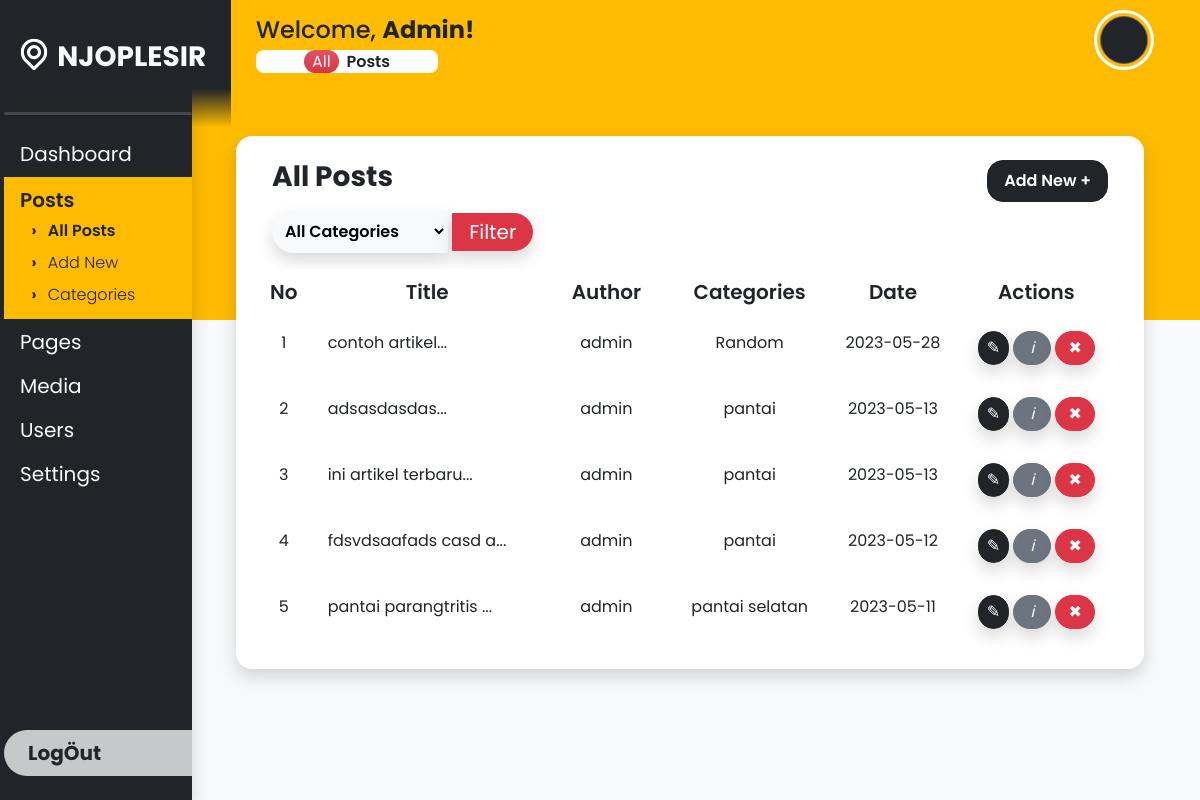
The app's page /post_all.php (signed in) with its own data.
### tables this page shows
CREATE TABLE `daftar_user` (
  `id` int NOT NULL AUTO_INCREMENT,
  `firstName` varchar(100) DEFAULT NULL,
  `lastName` varchar(100) DEFAULT NULL,
  `username` varchar(255) DEFAULT NULL,
  `email` varchar(255) DEFAULT NULL,
  `password` varchar(255) DEFAULT NULL,
  `photoProfileName` varchar(255) DEFAULT NULL,
  `role` varchar(255) DEFAULT NULL,
  `passwordRaw` varchar(255) DEFAULT NULL,
  PRIMARY KEY (`id`)
);

CREATE TABLE `daftar_artikel` (
  `id` int NOT NULL AUTO_INCREMENT,
  `titlePost` varchar(255) DEFAULT NULL,
  `authorPost` varchar(255) DEFAULT NULL,
  `editorPost` text,
  `categoryPost` varchar(255) DEFAULT NULL,
  `featureImage` varchar(255) DEFAULT NULL,
  `datePost` date DEFAULT NULL,
  PRIMARY KEY (`id`)
);

### post_all.php (the view, shortened to what this page needs)
<?php
    include "koneksi.php"; global $conn;
    $id = $_SESSION['id'];
    $query_login = mysqli_query($conn, "SELECT * FROM daftar_user WHERE id = $id");
    $result_login = mysqli_fetch_assoc($query_login);
    $role_login = $result_login['role'];
?>
<!DOCTYPE html>
<html lang="en">
<head>
    <link
        href="https://cdn.jsdelivr.net/npm/bootstrap@5.3.0-alpha1/dist/css/bootstrap.min.css"
        rel="stylesheet"
    />
</head>
<body class="bg-primary overflow-hidden bg-orange">
    <div class="row vh-100 bg-light">
    <div class="col-2 vh-100 bg-dark overflow-hidden shadow z-3 d-flex flex-column justify-content-between align-items-start p-0 ps-3">
            <div class="d-flex flex-column justify-content-start align-items-start w-100 position-relative overflow-y-auto sidebar">
                <div id="logoCompany" class="d-flex justify-content-center align-items-center">
                    <a href="dashboard.php" class="nav-link" style="transform:translateX(-7px) translateY(7px)">
                        <span class="fs-3 fw-bold text-light">NJOPLESIR</span>
                    </a>
                </div>
                <hr class="lineGray text-center w-100 bg-white border-0 rounded-3">
                <div class="nav-side text-white w-100 pb-2">
                    <a href="dashboard.php" class="nav-link w-100 fs-5 py-2 ps-3 fw-normal text-light">
                        Dashboard
                    </a>
                    <div onclick="dropdownActive(this)" class="nav-link position-relative fs-5 py-2 bg-orange ps-3 fw-bold text-dark dropdown dropdown-active">
                        <span class="lh-1 py-2">Posts</span>
                        <a href="post_all.php" class="nav-link fw-semibold"><li class="lh-1 py-2 fs-6">All Posts</li></a>
                        <a href="post_new.php" class="nav-link fw-light"><li class="lh-1 py-2 fs-6">Add New</li></a>
                        <a href="post_categories.php" class="nav-link fw-light"><li class="lh-1 py-2 fs-6">Categories</li></a>
                    </div>
                    <?php if($role_login == "Admin") : ?>
                    <div onclick="dropdownActive(this)" class="nav-link position-relative fs-5 py-2 ps-3 fw-normal text-light dropdown">
                        <span class="lh-1 py-2">Pages</span>
                        <a href="page_all.php" class="nav-link fw-light"><li class="lh-1 py-2 fs-6">All Pages</li></a>
                    </div>
                    <?php else : ?>
                    <?php endif; ?>
                    <?php if($role_login == "Admin") : ?>
                    <div onclick="dropdownActive(this)" class="nav-link position-relative fs-5 py-2 ps-3 fw-normal text-light dropdown">
                        <span class="lh-1 py-2">Media</span>
                        <a href="media_library.php" class="nav-link fw-light"><li class="lh-1 py-2 fs-6">Library</li></a>
                    </div>
                    <?php else : ?>
                    <?php endif; ?>
                    <div onclick="dropdownActive(this)" class="nav-link position-relative fs-5 py-2 ps-3 fw-normal text-light dropdown">
                        <span class="lh-1 py-2">Users</span>
                        <a href="user_all.php" class="nav-link fw-light"><li class="lh-1 py-2 fs-6">All Users</li></a>
                    </div>
                    <?php if($role_login == "Admin") : ?>
                    <a href="settings.php" class="nav-link position-relative fs-5 py-2 ps-3 fw-normal text-light dropdown">
                        <span class="lh-1 py-2">Settings</span>
                    </a>
                    <?php else : ?>
                    <?php endif; ?>
                </div>
            </div>
            <a href="logout_process.php" class="nav-link bg-white bg-opacity-75 text-dark w-100 py-2 ps-4 fs-5 mb-4 rounded-5 rounded-end-0 fw-bold">
                Log&Ouml;ut
            </a>
        </div>
        <div class="col-10 vh-100 position-relative bg-light overflow-y-auto z-1 d-flex flex-column justify-content-start align-items-start p-0">
            <div class="weltext position-absolute top-0 d-flex justify-content-between align-items-start px-5 py-3 pb-5 w-100 bg-orange">
                <h4 class="text-dark ms-3">
                    Welcome,
                    <span class="fw-bold"><?= ucwords($result_login['username']) ?>!</span>
                    <br>
                    <span class="fs-6 fw-semibold bg-white rounded-3 px-5">
                        <span class="me-1 bg-danger bg-gradient py-0 px-2 rounded-5 fs-6 text-center fw-normal text-white">All</span>
                        Posts
                    </span>
                </h4>
                <div class="d-flex justify-content-end align-items-center">
                    <div onclick="dropdownProfile(this)" class="profile me-3 rounded-circle bg-dark position-relative"
                    style="background-image:url('./assets/library_image/<?= $result_login['photoProfileName'] ?>')">
                    </div>
                </div>
            </div>
            <div class="position-absolute z-2 w-100 main">
                <div class="w-100 vh-auto row px-5 py-2 my-2">
                    <div class="bg-white col p-4 mx-2 rounded-4 row shadow">
                        <div class="w-100 d-flex justify-content-between align-items-center">
                            <h3 class="text-dark fw-bold">All Posts</h3>
                            <a href="post_new.php" class="btn btn-dark fw-semibold py-2 px-3 rounded-4">Add New &plus;</a>
                        </div>
                        <div class="w-100 d-flex justify-content-start align-items-start">
                            <form method="GET" action="" class="mt-2 w-100">
                                <select name="filterCate" id="filterCate" class="btn btn-light shadow rounded-0 rounded-start-5 w-auto px-2 py-2 fw-semibold text-start">
                                    <option value="">All Categories</option>
                                </select>
                                <input type="submit" value="Filter" class="btn btn-danger px-3 pt-2 pb-2 fs-5 rounded-5 rounded-start-0 fw-normal lh-1 shadow" name="submitFilter">
                            </form>
                        </div>
                        <table class="w-100 mt-3">
                            <thead class="w-100">
                                <tr class="w-100 row fs-5 text-center py-2 bg-white rounded-5">
                                    <th class="col-1 fw-semibold">No</th>
                                    <th class="col-3 fw-semibold">Title</th>
                                    <th class="col-2 fw-semibold">Author</th>
                                    <th class="col-2 fw-semibold">Categories</th>
                                    <th class="col-2 fw-semibold">Date</th>
                                    <th class="col-2 fw-semibold">Actions</th>
                                </tr>
                            </thead>
                            <tbody class="w-100">
                                <?php
                                    $query = "select * from daftar_artikel";
                                    $query .= " order by datePost desc";
                                    $hasil = mysqli_query($conn, $query);
                                    $num_char = 20;
                                    $no = 1;
                                    while($artikel = mysqli_fetch_assoc($hasil)) {
                                        if($artikel['categoryPost'] == "") {
                                            $categoryPostValue = "Random";
                                        } else {
                                            $categoryPostValue = $artikel['categoryPost'];
                                        }
                                ?>
                                <tr class="w-100 row fs-6 text-center py-3">
                                    <td class="col-1 px-2 fw-normal"><?= $no++; ?></td>
                                    <td class="col-3 px-2 fw-normal text-start">
                                        <a href="edit_post.php?id=<?= $artikel['id'] ?>" class="link-title-post text-decoration-none text-dark" rel="noopener noreferrer">
                                            <?= substr(str_replace("-", " ", $artikel['titlePost']), 0, $num_char) . "..."; ?>
                                        </a>
                                    </td>
                                    <td class="col-2 px-2 fw-normal"><?= $artikel['authorPost']; ?></td>
                                    <td class="col-2 px-2 fw-normal"><?= $categoryPostValue; ?></td>
                                    <td class="col-2 px-2 fw-normal"><?= $artikel['datePost']; ?></td>
                                    <td class="col-2 px-2 fw-normal d-flex flex-row-reverse justify-content-center align-items-start">
                                        <form action="delete_post_process.php" method="POST">
                                            <button title="delete" class="btn btn-danger py-1 rounded-5 shadow">
                                                &#10006;
                                            </button>
                                        </form>
                                        <a title="view" href="artikel.php?titlePost=<?= $artikel['titlePost']; ?>" class="btn btn-secondary py-1 px-3 rounded-5 shadow mx-1 fst-italic" target="_blank">
                                            &#8505;
                                        </a>
                                        <a title="edit" href="edit_post.php?id=<?= $artikel['id']; ?>" class="btn btn-dark py-1 px-2 rounded-5 shadow">
                                            &#9998;
                                        </a>
                                    </td>
                                </tr>
                                <?php }; ?>
                            </tbody>
                        </table>
                    </div>
                </div>
            </div>
        </div>
    </div>
</body>
</html>

### records on screen
daftar_user: username "Admin"
daftar_artikel: titlePost "contoh artikel", authorPost "admin", categoryPost "Random", datePost "2023-05-28"
daftar_artikel: titlePost "adsasdasdas", authorPost "admin", categoryPost "pantai", datePost "2023-05-13"
daftar_artikel: titlePost "ini artikel terbaru", authorPost "admin", categoryPost "pantai", datePost "2023-05-13"
daftar_artikel: titlePost "fdsvdsaafads casd a", authorPost "admin", categoryPost "pantai", datePost "2023-05-12"
daftar_artikel: titlePost "pantai parangtritis", authorPost "admin", categoryPost "pantai selatan", datePost "2023-05-11"
